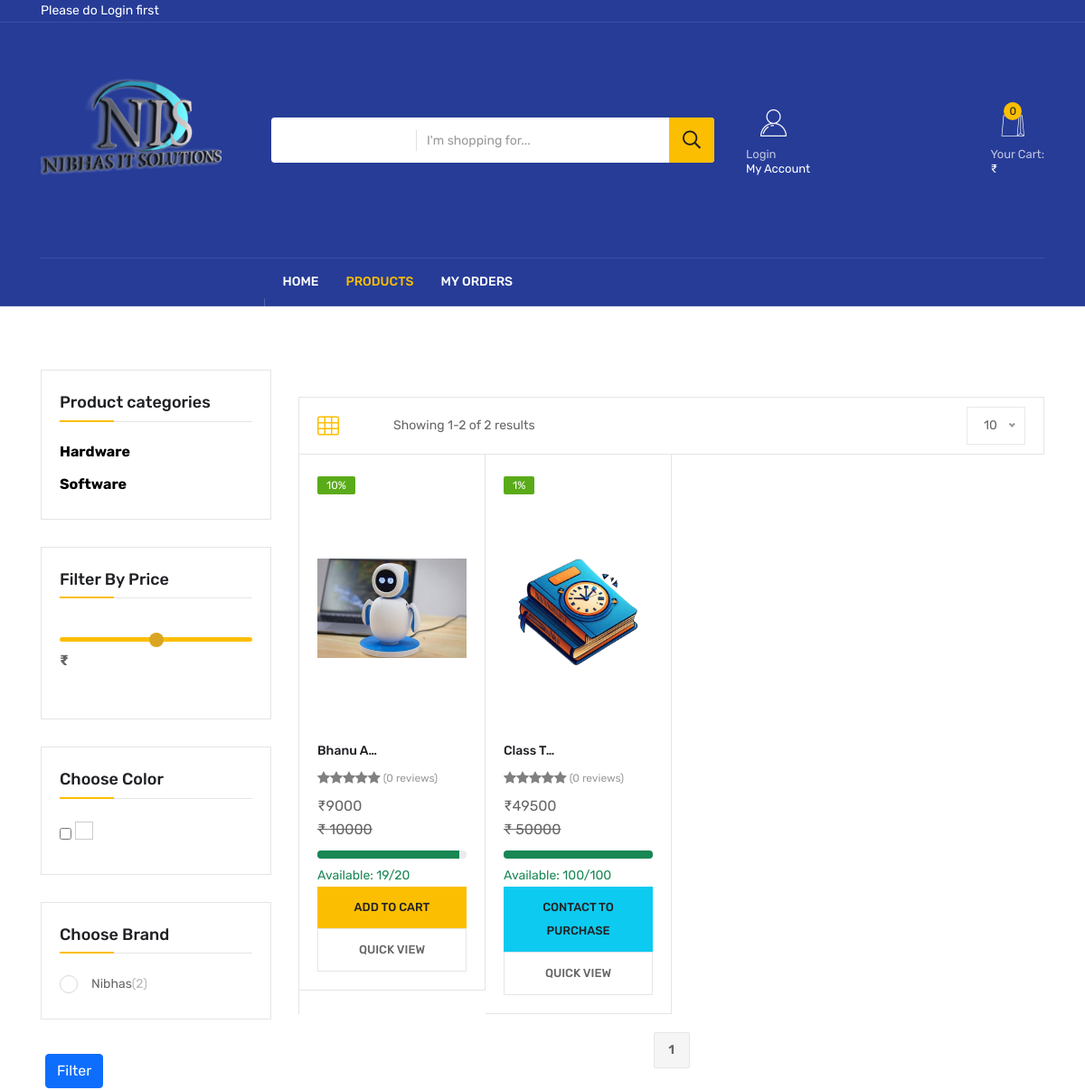
The app's page /product (upper part), older data.
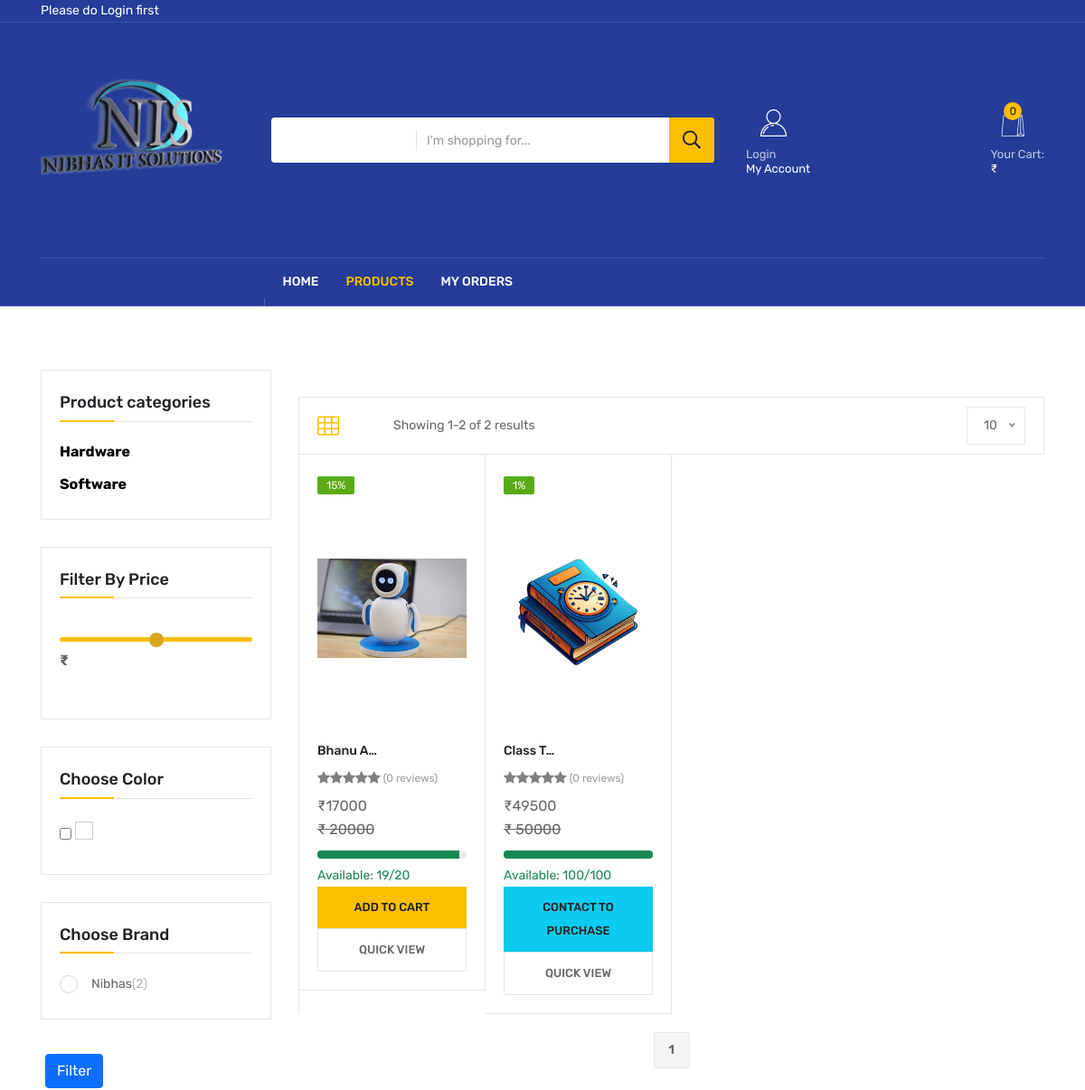
The same page, newer data.
### app/models.py (models this page shows, shortened)
class Product(m.Model):
    total_quantity = m.IntegerField()
    availability = m.IntegerField()
    featured_image = m.ImageField(upload_to='product_images/')
    product_name = m.CharField(max_length=100)
    brand = m.ForeignKey('Brand', on_delete=m.CASCADE, null=True)
    price = m.IntegerField()
    discount = m.IntegerField()
    tax = m.IntegerField(null=True)
    packing_cost = m.IntegerField(null=True)
    product_information = RichTextUploadingField(null=True)
    model_name = m.CharField(max_length=100,null=True, blank=True)
    categories = m.ForeignKey('Sub_category', on_delete=m.CASCADE)
    colour = m.ForeignKey('Colour', on_delete=m.CASCADE, null=True,blank=True)
    tags = m.CharField(max_length=100)
    description = RichTextUploadingField(null=True)
    section = m.ForeignKey('Section', on_delete=m.DO_NOTHING)
    slug = m.SlugField(default='', max_length=500, null=True, blank=True)
    average_rating = m.DecimalField(max_digits=3, decimal_places=1, default=0.0)
    def get_absolute_url(self):
        from django.urls import reverse
        return reverse("product_detail", kwargs={'slug': self.slug})
    class Meta:
        db_table = "app_Product"

### Ecommerce/views.py (the view)
# urls.py: path("product", views.PRODUCT, name="product"),
def PRODUCT(req):
    main_category = Main_category.objects.all()
    category = Category.objects.all()
    colour = Colour.objects.all()
    brand = Brand.objects.all()
    min_price = Product.objects.all().aggregate(Min('price'))
    max_price = Product.objects.all().aggregate(Max('price'))
    ColourID = req.GET.getlist('colourID')
    FilterPrice = req.GET.get('FilterPrice')
    mainCategoryID = req.GET.get('mainCategoryID')
    categoryID = req.GET.get('categoryID')
    subCategoryID = req.GET.get('subCategoryID')
    BrandIDs = req.GET.getlist('brandID')
    filters = Q()
    if subCategoryID:
        filters &= Q(categories_id=subCategoryID)
    if FilterPrice:
        filters &= Q(price__lte=int(FilterPrice))
    if ColourID:
        filters &= Q(colour_id__in=ColourID)
    if BrandIDs:
        filters &= Q(brand_id__in=BrandIDs)
    if categoryID and not subCategoryID:
        sub_categories = Sub_category.objects.filter(category_id=categoryID)
        filters &= Q(categories__in=sub_categories)
    if mainCategoryID and not subCategoryID:
        categories = Category.objects.filter(main_category_id=mainCategoryID)
        sub_categories = Sub_category.objects.filter(category__in=categories)
        filters &= Q(categories__in=sub_categories)
    products = Product.objects.filter(filters).annotate(review_count=Count('reviews')).order_by('id')
    items_per_page = int(req.GET.get('items_per_page', 10))
    paginator = Paginator(products, items_per_page)
    page_number = req.GET.get('page')
    page_obj = paginator.get_page(page_number)
    context = {
        'current_page': 'product',
        'main_category': main_category,
        'category': category,
        'product': page_obj,
        'min_price': min_price,
        'max_price': max_price,
        'FilterPrice': FilterPrice,
        'colour': colour,
        'brand': brand,
        'BrandIDs': BrandIDs,
        'ColourID': ColourID,
        'subCategoryID': subCategoryID,
        'page_obj': page_obj,
        'no_products': not products.exists(),
        'items_per_page': items_per_page,
    }
    return render(req, 'product/product.html', context)

### app/models.py (called while the page is built)
    def __str__(self):
        return (
            self.category.main_category.name
            + "--"
            + self.category.name
            + "--"
            + self.name
        )

### app/templatetags/product_tags.py (called while the page is built)
@register.simple_tag
def call_sellprice(price, discount):
    if discount is None or discount is 0:
        return price
    sellprice=price
    sellprice=price -(price*discount/100)
    return math.floor(sellprice)

@register.simple_tag
def progress_bar(total_quantity, availability):
    progress_bar=availability
    progress_bar=availability *(100/total_quantity)
    return math.floor(progress_bar)

### templates/product/product.html (shortened to what the changed rows need)
{% extends 'base.html' %}
{% load static %}
{% load product_tags %}
{% block content %}
<div class="shop-area mb-20">
    <div class="container">
        <div class="row">
            <div class="col-xl-3 col-lg-4">
                <form method="GET" action="{% url 'product' %}">
                    <div class="product-widget mb-30">
                        <div class="price__slider mt-30">
                            <input type="range" class="multi-range success" style="color:red;" value="{{ FilterPrice }}" min="{{ min_price.price__min }}" max="{{ max_price.price__max }}" id="rangeInput" oninput="maxPrice.value=this.value" width="400px;" />
                            <div>
                                <b>₹</b><input type="number" style="border: 0;" id="maxPrice"  name="FilterPrice" onkeyup="rangeInput.value=this.value" value="{{ FilterPrice }}">
                            </div>
                        </div>
                    </div>
                </form>
            </div>
            <div class="col-xl-9 col-lg-8">
                {% if no_products %}
                <div>
                    <div style="text-align: center;">
                        <img src="{% static 'assets/img/not found.gif' %}" alt="Not Found" style="height: 400px; width:auto;"><br>
                        <img src="{% static 'assets/img/no products.gif' %}" alt="No Products" style="height: 100px; width: auto;">
                    </div>
                </div>
                {% else %}
                <div class="tab-content" id="productGridTabContent">
                    <div class="tab-pane fade show active" id="FourCol" role="tabpanel" aria-labelledby="FourCol-tab">
                        <div class="tp-wrapper">
                            <div class="row g-0" id="filteredProducts">
                                {% for i in page_obj %}
                                <div class="col-xl-3 col-lg-4 col-md-6 col-sm-6">
                                    <div class="product__item product__item-d">
                                        <div class="product__thumb fix">
                                            <div class="product-image w-img">
                                                <a href="{{ i.get_absolute_url }}">
                                                    <img src="{{ i.featured_image }}" alt="product" style="height: 300px; object-fit: contain;">
                                                </a>
                                            </div>
                                            <div class="product__offer">
                                                <span class="discount">{{i.discount}}%</span>
                                            </div>
                                        </div>
                                        <div class="product__content-3">
                                            <h6><a href="{{ i.get_absolute_url }}">{{ i.product_name|truncatechars:8 }}</a></h6>
                                            <div class="rating mb-5">
                                            {% if i.average_rating > 0 %}
                                            <i class="fa fa-star {% if i.average_rating  < 1 %} no-checked {% else %} checked {% endif %} " id="check-star"></i>
                                            <i class="fa fa-star {% if i.average_rating  < 2 %} no-checked {% else %} checked {% endif %} " id="check-star"></i>
                                            <i class="fa fa-star {% if i.average_rating  < 3 %} no-checked {% else %} checked {% endif %} " id="check-star"></i>
                                            <i class="fa fa-star {% if i.average_rating  < 4 %} no-checked {% else %} checked {% endif %} " id="check-star"></i>
                                            <i class="fa fa-star {% if i.average_rating  < 5 %} no-checked {% else %} checked {% endif %} " id="check-star"></i>
                                            {% else %}
                                            <i class="fa fa-star" id="star"></i>
                                            <i class="fa fa-star" id="star"></i>
                                            <i class="fa fa-star" id="star"></i>
                                            <i class="fa fa-star" id="star"></i>
                                            <i class="fa fa-star" id="star"></i>
                                            {% endif %}
                                                <span>  &nbsp;({{ i.review_count }} review{% if i.review_count != 1 %}s{% endif %})</span>
                                            </div>
                                            <div class="price mb-10">
                                                <span>₹{% call_sellprice i.price i.discount %}</span><br>
                                                <del>₹ {{ i.price }}</del>
                                            </div>
                                            <div class="progress mb-5">
                                                <div class="progress-bar {% if i.availability < 10 %}bg-danger{% else %}bg-success{% endif %}" role="progressbar" style="width: {% progress_bar i.total_quantity i.availability %}%" aria-valuenow="100" aria-valuemin="0" aria-valuemax="100"></div>
                                            </div>
                                            <div class="progress-rate {% if i.availability < 10 %}text-danger{% else %}text-success{% endif %}">
                                                <span>Available: {{ i.availability }}/{{ i.total_quantity }}</span>
                                            </div>
                                        </div>
                                        <div class="product__add-cart-s text-center">
                                            {% if i.availability == 0 %}
                                            <span class="cart-btn product-modal-sidebar-open-btn d-flex align-items-center justify-content-center w-100 bg-secondary">Out of Stock</span>
                                            {% elif i.categories.category.main_category.name == "Software" %}
                                            <a href="https://nibhas-it-solutions-awvm871b1asp7jkr.builder-preview.com/"><span class="cart-btn product-modal-sidebar-open-btn d-flex align-items-center justify-content-center w-100 bg-info">Contact to Purchase</span></a>
                                            {% else %}
                                            <a href="{% url 'cart_add' i.id %}" class="cart-btn product-modal-sidebar-open-btn d-flex align-items-center justify-content-center w-100">
                                                Add to Cart</a>
                                            {% endif %}
                                            <button type="button" class="wc-checkout d-flex align-items-center justify-content-center w-100" data-bs-toggle="modal" data-bs-target="#productModalId-{{ forloop.counter }}">
                                                Quick View
                                            </button>
                                        </div>
                                    </div>
                                </div>
                                {% endfor %}
                            </div>
                        </div>
                    </div>
                </div>
                {% endif %}
            </div>
        </div>
    </div>
</div>
{% endblock %}

Row changes from the older to the newer data that the page shows:
changed Product "Bhanu A…": discount "10" → "15"; price+discount "9000" → "17000"; price "10000" → "20000"
Text that changed along with them:
form field FilterPrice: "30000" → "35000"
